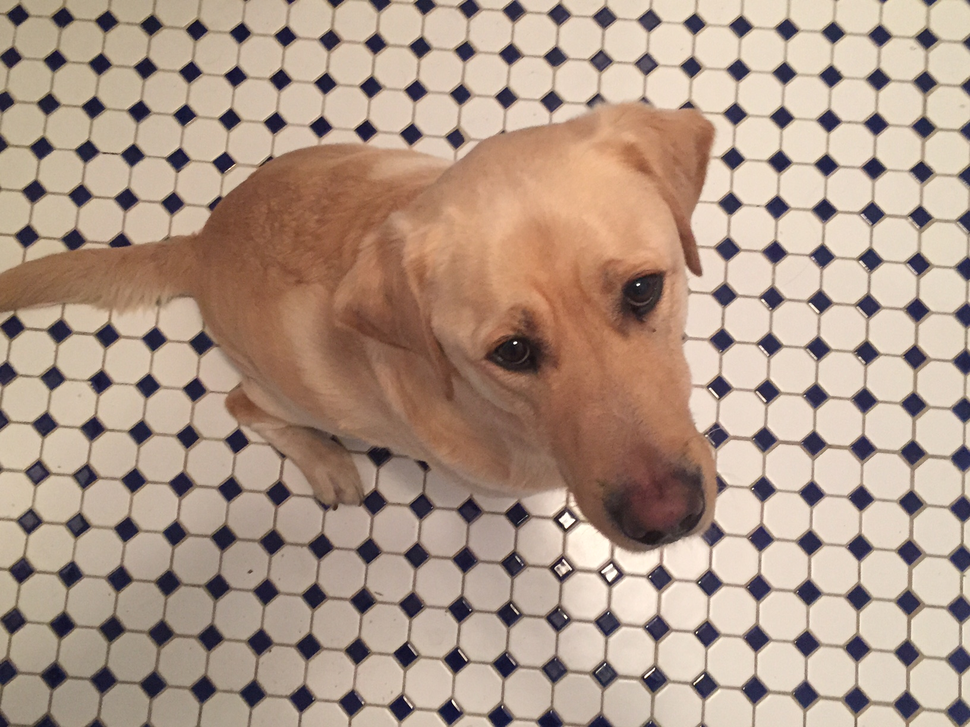
#> input picture images/png/kobi.png, 970 x 727 px, shrunk from 1632 x 1224 before the run, found by its file name
$ python 01_bit_plane.py
#> lines starting #> are read from the running program, lines starting #| are printed output that depends on the picture; after the words box and inside, x2 and y2 are one past the last pixel; in counts of white or black regions, pixels touching at a corner belong together
from PIL import Image
import numpy as np
import matplotlib.pyplot as plt
import math

im = np.array(Image.open('./images/png/kobi.png').convert('L'))#
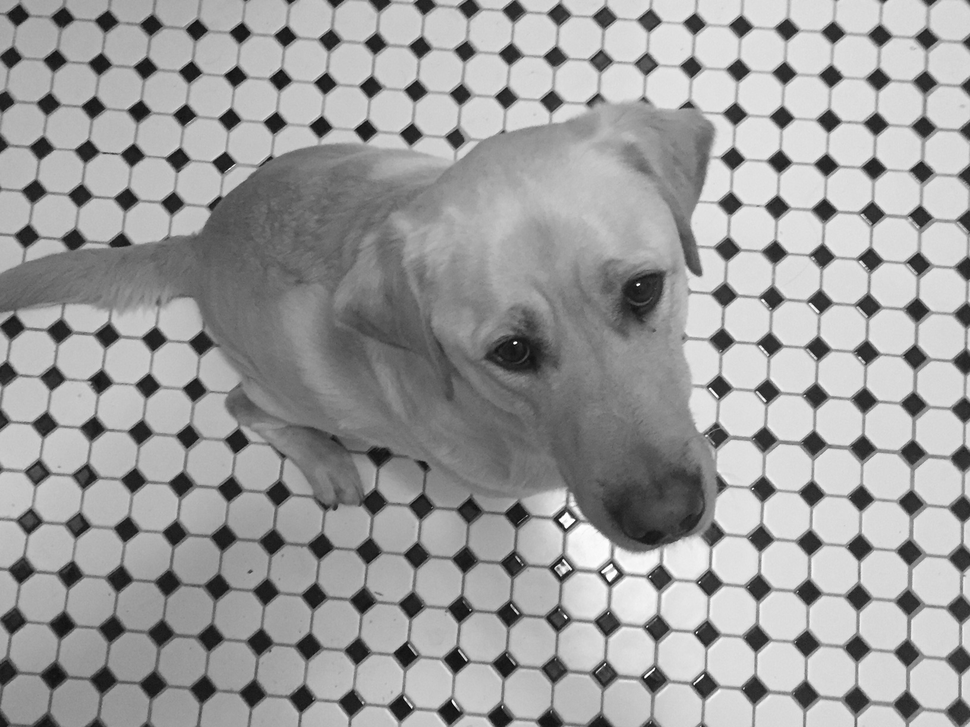
#> im: shape (727, 970); min 4, max 255, mean 156.6

im1 = im & 192
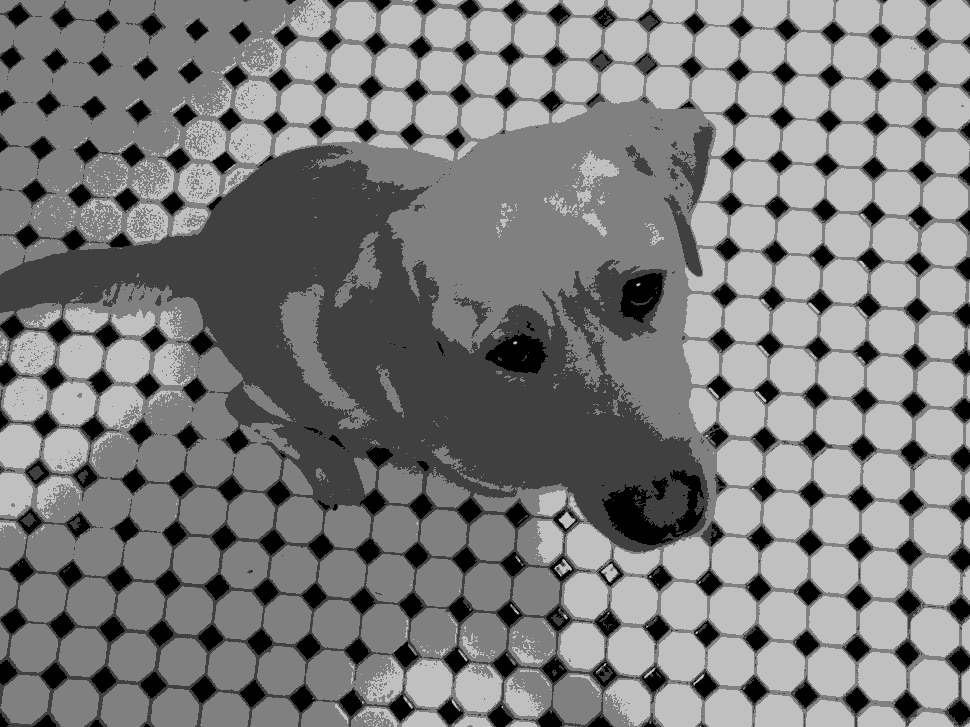
#> im1: shape (727, 970); min 0, max 192, mean 124
im2 = im & 128
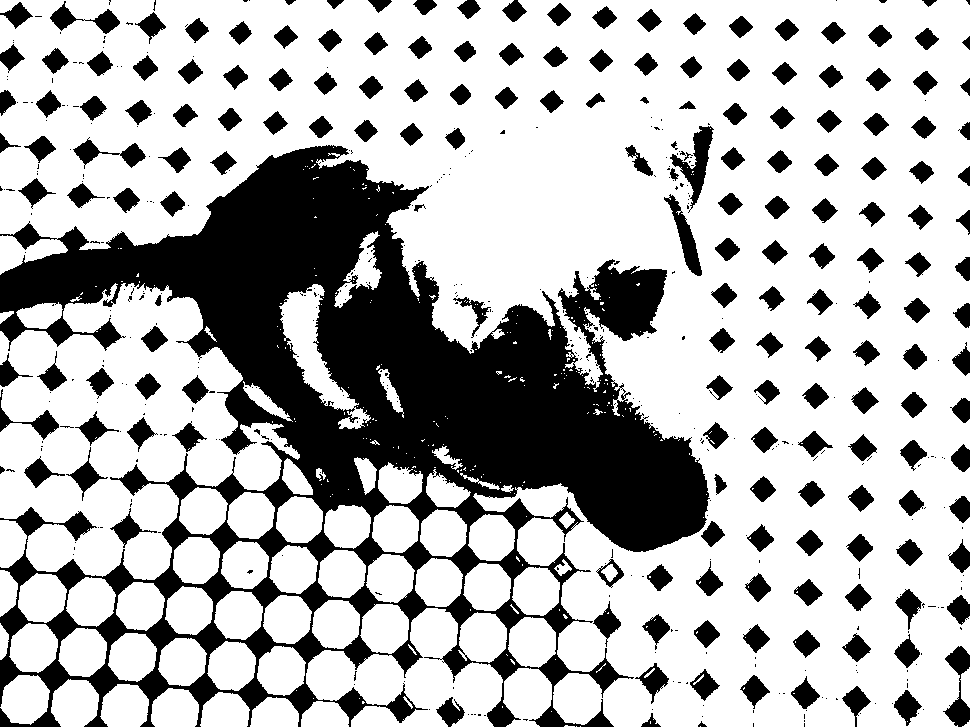
#> im2: shape (727, 970); values 0 (black) and 128 (white), 70.3% white; 534 black regions (350 under 20 px), largest, box (x1, y1, x2, y2) and area: (0, 145, 710, 727) 147476, (670, 126, 714, 213) 1220, (943, 646, 970, 727) 973
im3 = (im >= 68)*255
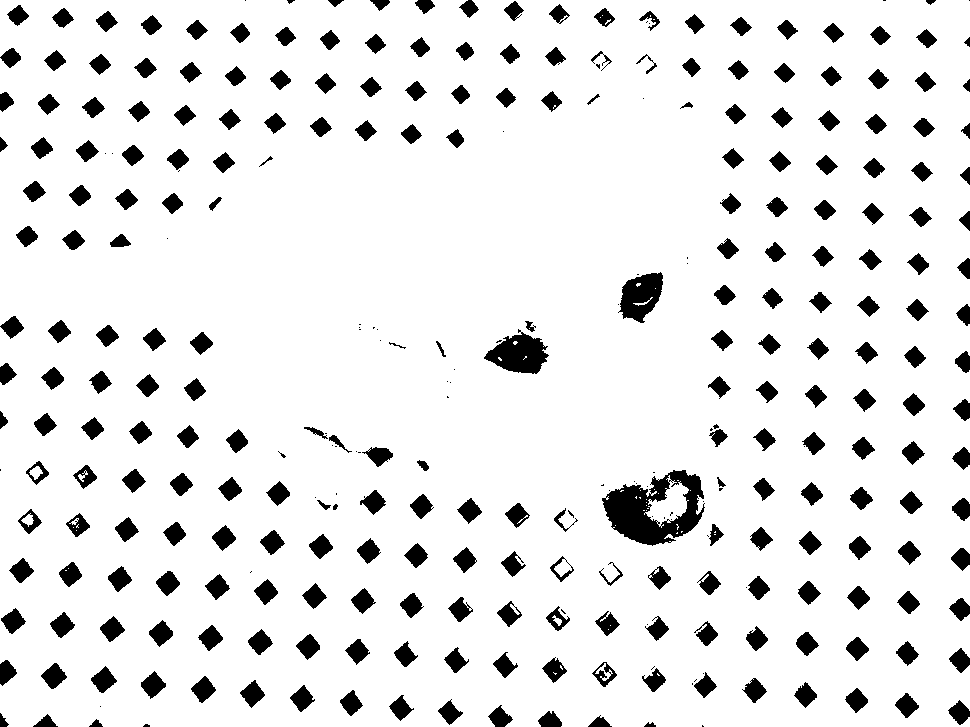
#> im3: shape (727, 970) int64; 90.2% white; 320 black regions (65 under 20 px), largest, box (x1, y1, x2, y2) and area: (602, 470, 705, 546) 4049, (484, 329, 549, 374) 1698, (618, 272, 663, 323) 1453
im_trans = np.concatenate((im, im1, im2, im3), axis=1)
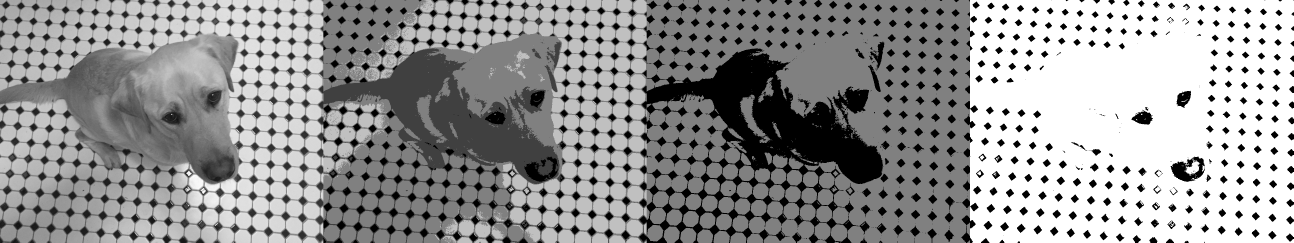
#> im_trans: shape (727, 3880) int64 (shown at 1/3 size); min 0, max 255, mean 150.1

imgplot = plt.imshow(im1, cmap='gray')
plt.show()
imgplot = plt.imshow(im2, cmap='gray')
plt.show()
# original image
imgplot = plt.imshow(im_trans, cmap='gray')
plt.show()

$ run again, with images/png/building2-1.png copied over images/png/kobi.png
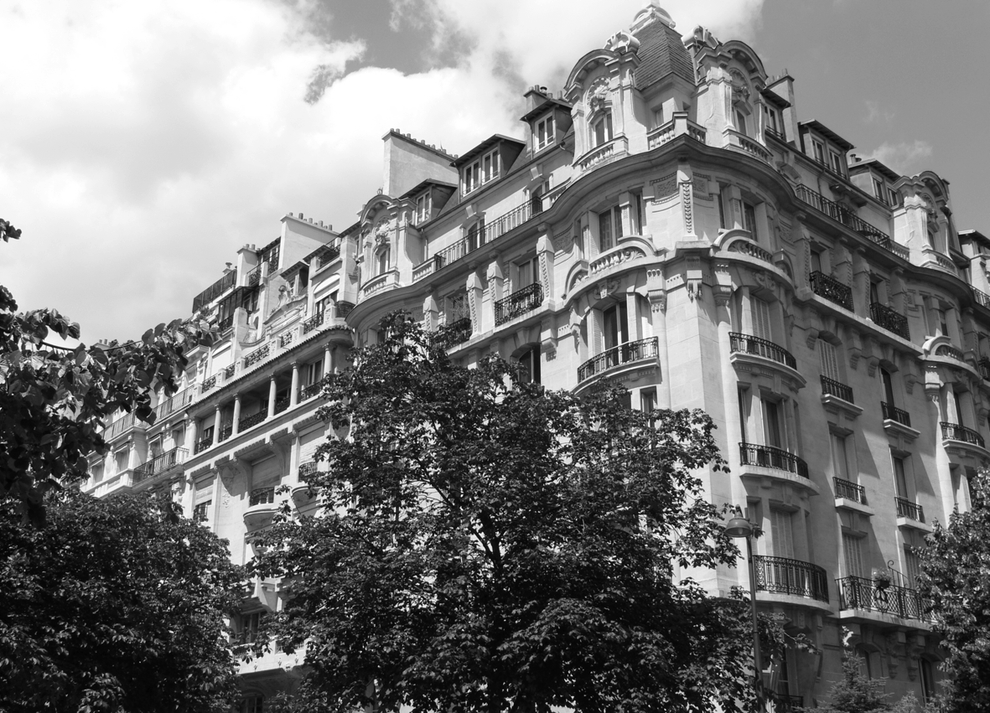
#> input picture images/png/building2-1.png, 990 x 713 px, shrunk from 1181 x 851 before the run, found by its file name
#> im is the input picture: shape (713, 990); min 0, max 255, mean 118.8
#> `im2 = im & 128`:
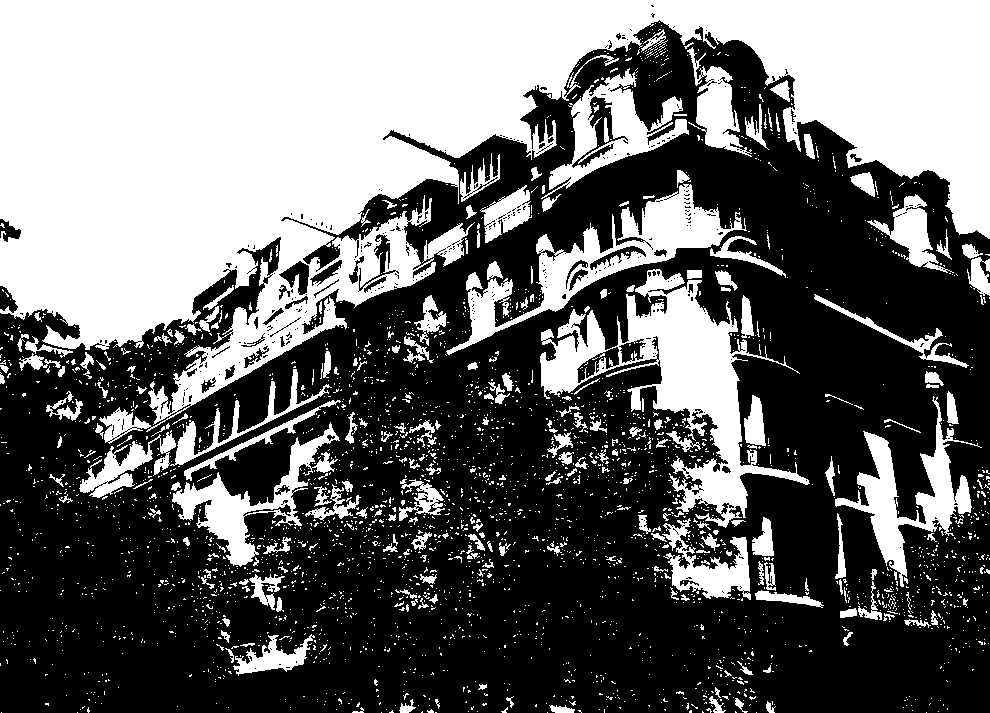
#> im2: shape (713, 990); values 0 (black) and 128 (white), 41.6% white; 3018 white regions (2763 under 20 px), largest, box (x1, y1, x2, y2) and area: (0, 0, 990, 444) 198074, (540, 269, 810, 528) 19287, (446, 184, 747, 355) 10643
#> im3: shape (713, 990) int64; 65.2% white; 1915 black regions (1699 under 20 px), largest, box (x1, y1, x2, y2) and area: (0, 309, 990, 713) 179838, (353, 109, 990, 448) 24865, (218, 364, 293, 433) 2064
#> `im_trans = np.concatenate((im, im1, im2, im3), axis=1)`:
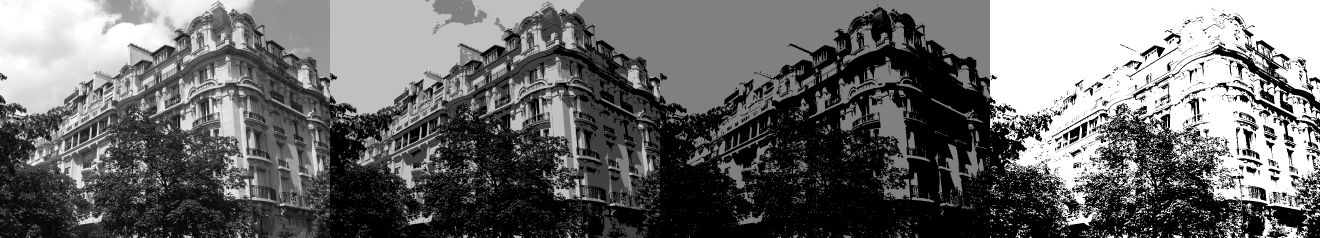
#> im_trans: shape (713, 3960) int64 (shown at 1/3 size); min 0, max 255, mean 106.2
